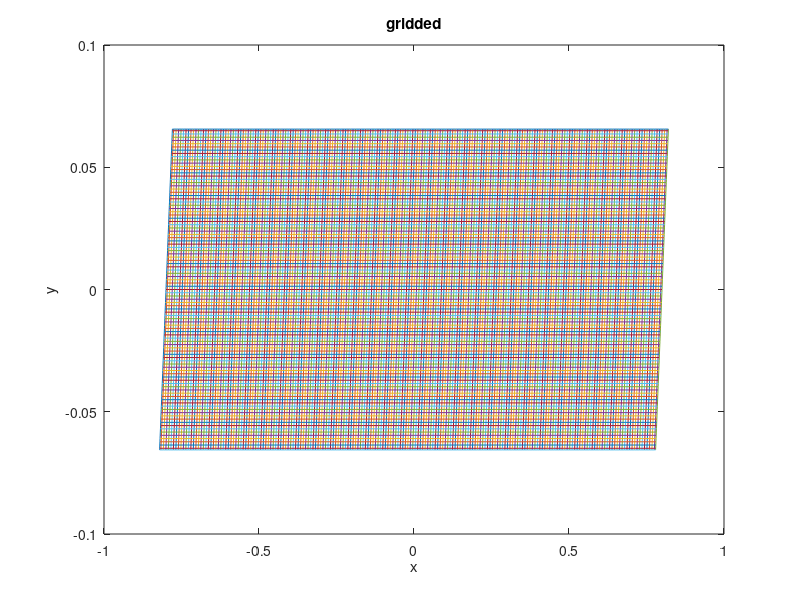

This chart was generated by the following MATLAB code: (Note: this script raises an error after producing the figure.)
clc;clear all; close all; format short

IMax = 100; JMax = 200;

width = 16;
height = 7;
% 
% xl = 16  ; %0.8m length 
% yl = 1   ; %0.1m depth
% LStar = 0.05; 
% UStar = 1.0;

% xl = 40.0;  
% yl = 5.0 ; 
% LStar = 0.01;
% UStar = 1.0 ;

% xl = 8  ;    %GCCOM uses these?
% yl = 1   ; 
% LStar = 0.05; 
% UStar = 1.0;
 
xl = 0.8  ; 
yl = 0.0656; 
LStar = 1.0; 
UStar = 0.8277;

% xl = 50  ; 
% yl = 10; 
% LStar = 1.0; 
% UStar = 1.0;

m = JMax-1;
n = IMax-1; 

a = -xl;   % West
b = xl;   % East
c = -yl;   % South
d = yl;   % North

Dx = (b-a)/m ;
Dy = (d-c)/n ;

% xgrid = [a a+Dx/2 : Dx : b-Dx/2 b];
% ygrid = [c c+Dy/2 : Dy : d-Dy/2 d];
% 
% [Xls, Yls] = ndgrid(xgrid,ygrid);

% Xls = Xls';
% Yls = Yls';
% 
% xlength = linspace(a,b,JMax);
% ylength = linspace(c,d,IMax);
% 
% [Y,X] = ndgrid(ylength,xlength);

xgrid = [a a+Dx/2 : Dx : b-Dx/2 b];
ygrid = [c c+Dy/2 : Dy : d-Dy/2 d];
[Xls, Yls] = meshgrid(xgrid,ygrid);
[X, Y] = meshgrid(a:Dx:b, c:Dy:d);

for j=1:JMax
 for i=1:IMax

%      X2(i,j) = X(i,j) + cos(50*pi()*Y(i,j)/10);
%      X2(i,j) = X2(i,j) - xl;
    
     X2(i,j) = X(i,j) + sin(5*pi()*Y(i,j)/10);

 end
 end
 
for j=1:JMax+1
 for i=1:IMax+1
    
%      Xls2(i,j) = Xls(i,j) + cos(50*pi()*Yls(i,j)/10);
%      Xls2(i,j) = Xls2(i,j) - xl;

      Xls2(i,j) = Xls(i,j) + sin(pi()*Yls(i,j)/10);

 end
end
    
X = X2;
Xls = Xls2;
    
%
figure(01)
plot(Xls2,Yls,Xls2.',Yls.')
title gridded, xlabel x, ylabel y
%axis equal


Xu = (X(1:IMax-1,:)+X(2:IMax,:))*0.50;
Yu = (Y(1:IMax-1,:)+Y(2:IMax,:))*0.50;

Xv = (X(:,1:JMax-1)+X(:,2:JMax))*0.50;
Yv = (Y(:,1:JMax-1)+Y(:,2:JMax))*0.50;

%%
%EOS and buoyancy parameters:
rho_ref = 1027.5d0; 
S_ref   = 35.d0;
T_ref   = 10.d0;
drho_dS = 0.781d0;
drho_dT = -0.1708d0;
%drho_dT = -0.1154d0;
rhoStar = 1000.35;
gforce = 9.8;
gStar = LStar/UStar^2;
%1013.25 mbar (101.325 kPa; 29.921 inHg; 760.00 mmHg)
p_atm = 1.01325;
%mu = 3.38e-3; %at 15C
%mu = 4.03e-3; %at 10C
%mu = 1.4;

mu = 0.00141;

nu = mu/rho_ref

%IRedim = mu/(rho_ref*UStar*LStar);

%Redim = 1/IRedim

Cs = 0.22;
Nu = sparse(n,m); 
length = (Dx^2+Dy^2)^(1.0/2.0);

%gStar = gforce*LStar/(UStar^2);

%gStar = gforce*(UStar^2)/LStar;

uatu = sparse(m+1,n)';
vatv = sparse(m,n+1)';

p = sparse(IMax+1,JMax+1);
u = sparse(IMax+1,JMax+1);
v = sparse(IMax+1,JMax+1);

T = sparse(IMax+1,JMax+1);
buoy = sparse(IMax+1,JMax+1);

%TMAX = 16.1324636; TMIN = 10.0;
TMAX = 16.1285; TMIN = 10.0;

T0 = TMIN;

T = TMIN + (TMAX-TMIN)*(1-erf(Xls/0.01))/2;      %Acc. to paper
%T = fliplr(T);
 
close all
T = T/T0;

%Density
%dens = rho_ref + drho_dT*(T*T0-T_ref);  %EOS        
%dens = dens/rhoStar;
%dens = rho_ref + drho_dT*(T-T_ref);  %EOS        

%alpha = 1.664e-4 ;
%dens = rho_ref*( 1 - alpha*(T*T0-T_ref)); %Validation paper

alpha = 1958.0e-7 ;
dens = rho_ref - alpha*rho_ref*(T*T0-T_ref);

DMax = max(max(dens));
DMin = min(min(dens));
rho_P0 = (DMax+DMin)/2.0;

% figure(77);
% imagesc(dens);
% title('dens')
% colorbar;
% shading flat;


deltarho = dens(floor(n/2),1) - dens(floor(n/2),end);
r_g = -gforce*deltarho/rho_ref %reduced gravity 
u_b = sqrt(r_g*yl)
%u_b = 0.0224
Gr = ((u_b*yl)/nu)^2

Gr = 1.5e6;
yl = (Gr*(nu^2)/0.01)^(1/3)
yl2 = (0.0224)^2/0.01


Ri = gforce*LStar*(DMax-DMin)/(rho_P0*UStar*UStar)

%rhoprime = dens-rho_P0;
%buoy = Ri*rhoprime;
%buoy = gforce*gStar*(dens-rho_P0)/(rho_P0);

buoy = gforce*(dens-rhoStar)/(rhoStar);
%buoy = 2*(dens-rhoStar)/(rhoStar);
buoy2 = buoy;

buoy = reshape(buoy.',[],1);
Xlsv = reshape(Xls.',[],1);
Ylsv = reshape(Yls.',[],1);
Fbuoy = scatteredInterpolant(Xlsv, Ylsv, buoy); 
batv = Fbuoy(Xv',Yv')';

%buoy = gforce*gStar*(datv-rho_P0)/(2*rho_P0);
%buoy3 = gStar*(datv-rho_P0)/rho_P0;

%buoy = 0.00024;

% figure(77);
% imagesc(buoy);
% title('buoy')
% colorbar;
% shading flat;

u = reshape(u.',[], 1);
v = reshape(v.',[], 1);

Uls = reshape(u.',[], 1);
Vls = reshape(v.',[], 1);    

Fuatu = scatteredInterpolant(Xlsv, Ylsv, full(u));
uatu = Fuatu(Xu',Yu')';
uatv = Fuatu(Xv',Yv')';

Fvatv = scatteredInterpolant(Xlsv, Ylsv, full(v));
vatv = Fvatv(Xv',Yv')';
vatu = Fvatv(Xu',Yu')';

Uv = reshape(uatv.',[], 1);
Vu = reshape(vatu.',[], 1);  

Re = 750;
%Re = 750/80;
IRe = 1/Re;

% fig = figure(1);
%     set(gcf,'units','inches','position',[10 10 width height])
%     u_v = squeeze(batv(2:end-1,2:end-1)*UStar);
%     subplot(2,2,1)
%     pcolor(u_v);
%     axis equal
%     axis tight
%     title('batv')
%     colorbar;
%     shading interp;
%     subplot(2,2,2)
%     u_3 = squeeze(buoy2(2:end-1,2:end-1)*UStar);
%     pcolor(u_3);
%     axis equal
%     axis tight
%     title('buoy')
%     colorbar;
%     shading interp;
%     subplot(2,2,3)
%     u_2 = squeeze(dens(2:end-1,2:end-1));
%     pcolor(u_2);
%     axis equal
%     axis tight 
%     title('dens')
%     colorbar;
%     shading interp;
%     subplot(2,2,4)
%     u_2 = squeeze(T(2:end-1,2:end-1)*T0);
%     pcolor(u_2);
%     axis equal
%     axis tight 
%     title('T')
%     colorbar;
%     shading interp;

Xuv = reshape(Xu.',[],1);
Yuv = reshape(Yu.',[],1);

Xvv = reshape(Xv.',[],1);
Yvv = reshape(Yv.',[],1);

Vv = reshape(vatv.',[], 1);
Uu = reshape(uatu.',[], 1);

Fuatu = scatteredInterpolant(Xuv, Yuv, Uu); 
Fvatv = scatteredInterpolant(Xvv, Yvv, Vv); 

%u = Fuatu(Xls',Yls')';
%v = Fvatv(Xls',Yls')';
uatv = Fuatu(Xv',Yv')';
vatu = Fvatv(Xu',Yu')';

k = 2; % Mimetic order of accuracy %%%%%%%%%%%%%%%%%%%%%%%%%%%%%%%%%%%%%%%%

Dxc = Dx;
Dyc = Dy; 

%D =  div2D(k,m,Dxc,n,Dyc)*LStar; 
%G =  grad2D(k,m,Dxc,n,Dyc)*LStar;

D =  div2DCurv(k,X,Y)*LStar; 
G =  grad2DCurv(k,X,Y)*LStar;

L = D*G;  


%L = L + LStar^2*robinBC2D(k,m,Dxc,n,Dyc,1,0); %Neumann boundaries

%L = L + LStar^2*robinBC2D(k,m,Dxc,n,Dyc,0,1); %Neumann boundaries

Robin = robinBC2D(k,m,Dxc,n,Dyc,1,0); %Neumann boundaries
L = L + LStar^2*Robin; 

I0 = interpol2D(m, n, 0, 0);
I1 = interpol2D(m, n, 1, 1);

DI0 = interpolD2D(m, n, 0, 0);

DI0_left  = DI0(:,1:(m+1)*n);
DI0_right = DI0(:,(m+1)*n+1:end);

DI1 = interpolD2D(m, n, 1, 1);

DI1_left  = DI1(:,1:(m+1)*n);
DI1_right = DI1(:,(m+1)*n+1:end);

velocities_save = [];
temperature_save = [];
momentum_save = [];
momentum_savex = [];
pgrad_save = [];
pgrad_savex = [];

buoy_save = [];

%Time discretization :
tf = 5.00;
tf = tf*(UStar/LStar);
dt = 0.1;

dt = dt*(UStar/LStar);
nf = tf/dt ;
time_steps = linspace(0,tf,nf);

print_freq = 0.1;
Pr = 1.0;
jj = 2;
time = 0;

Gp = -dt/rho_ref*G;
%Gp = G;

%[Guf, Gvf] = d2D(m, n, Dx, Dy, 1, 1); 
%[Gub, Gvb] = d2D(m, n, Dx, Dy, 0, 0); 

%
% close all
% fig = figure(100);
% set(gcf,'units','inches','position',[4 10 5 7])
% u_v = squeeze(batv(2:end-1,2:end-1));
% pcolor(u_v);
% axis tight
% title('Bb')
% colorbar;
% shading interp;
%
for time = 1:size(time_steps,2)
    
    RHSu  = sparse(n*(m+1),1);
    RHSv  = sparse((n+1)*m,1);
    T_new = sparse(n+2,m+2);
    D2T = sparse(n+2,m+2);

    Vv_star = reshape(vatv.',[], 1);
    Uu_star = reshape(uatu.',[], 1);

    Bb = reshape(batv.',[], 1);
    
    %u,v derivatives:
    
    %[ududx,vdudy_atv] = MimeticUpwindD2D(Uu,Uv,Uu,Vv,Guf,Gub,Gvf,Gvb,m,n);
    %[udvdx_atu,vdvdy] = MimeticUpwindD2D(Vu,Vv,Uu,Vv,Guf,Gub,Gvf,Gvb,m,n);
    
%    Fdudyatv = scatteredInterpolant(Xvv, Yvv, full(vdudy_atv));
%    vdudy = Fdudyatv(Xu',Yu')'; 
%      
%    Fdvdxatx = scatteredInterpolant(Xuv, Yuv, full(udvdx_atu));
%    udvdx = Fdvdxatx(Xv',Yv')';
    
%     [ududx_ls,vdudy_ls] = MimeticUpwindv3grad(Uls,Uls,Vls,DI0_left,DI1_left,DI0_right,DI1_right,G,m,n);
%     [udvdx_ls,vdvdy_ls] = MimeticUpwindv3grad(Vls,Uls,Vls,DI0_left,DI1_left,DI0_right,DI1_right,G,m,n);
%     
%     Fdudxatv = scatteredInterpolant(Xlsv, Ylsv, full(ududx_ls));
%     ududx = Fdudxatv(Xu',Yu')'; 
%     
%     Fdudyatv = scatteredInterpolant(Xlsv, Ylsv, full(vdudy_ls));
%     vdudy = Fdudyatv(Xu',Yu')'; 
%     
%     Fdvdxatx = scatteredInterpolant(Xlsv, Ylsv, full(udvdx_ls));
%     udvdx = Fdvdxatx(Xv',Yv')';
%         
%     Fdvdyatx = scatteredInterpolant(Xlsv, Ylsv, full(vdvdy_ls));
%     vdvdy = Fdvdyatx(Xv',Yv')';


    divu = G*[Uls];
    dudx = divu(1:((m+1)*n));
    ududx = Uu.*dudx;

    du_dy_atv = divu(((m+1)*n)+1:end);
    Fdudyatv = scatteredInterpolant(Xvv, Yvv, full(du_dy_atv));
    dudy = Fdudyatv(Xu',Yu')';
    dudy = reshape(dudy.',[],1);
    vdudy = Vu.*dudy;
    
    divv = G*[Vls];
    dv_dx_atu = divv(1:((m+1)*n));
    Fdvdxatx = scatteredInterpolant(Xuv, Yuv, full(dv_dx_atu));
    dvdx = Fdvdxatx(Xv',Yv')';
    dvdx = reshape(dvdx.',[],1);
    udvdx = Uv.*dvdx;
    
    dv_dy_atv = divv(((m+1)*n)+1:end);
    vdvdy = Vv.*dv_dy_atv;
    
     
    %SGS calculation:
for i=1:1   
% % % % %     dudx = reshape(dudx,[m+1 n]).' ;
% % % % %     dvdy = reshape(dvdy,[m n+1]).' ;
% % % % %     
% % % % %     Fdudx = scatteredInterpolant(Xu', Yu', dudx'); 
% % % % % %     Fdudy = scatteredInterpolant(Xu', Yu', dudy'); 
% % % % % %     Fdudy.ExtrapolationMethod = 'linear';
% % % % % %     Fdvdx = scatteredInterpolant(Xv', Yv', dvdx'); 
% % % % % %     Fdvdx.ExtrapolationMethod = 'linear';
% % % % %     Fdvdy = scatteredInterpolant(Xv', Yv', dvdy'); 
% % % % %     
% % % % %     dudxc = Fdudx(Xls',Yls')';
% % % % % %     dudyc = Fdudy(Xls',Yls')';
% % % % % %     dvdxc = Fdvdx(Xls',Yls')';
% % % % %     dvdyc = Fdvdy(Xls',Yls')';
% % % % % %     
% % % % % %     Cs = 0.22;
% % % % % %     Nu = sparse(n,m); 
% % % % % %     
% % % % % %     %u,v dispersion:
% % % % %     Uxls = reshape(dudxc',[], 1);
% % % % % % 
% % % % %     divdudx = G*[Uxls];
% % % % %     d2udx2 = divdudx(1:((m+1)*n));
% % % % %     d2udx2 = reshape(d2udx2,[JMax IMax-1]).' ; 
% % % % %     Fd2udx2atu = scatteredInterpolant(Xu', Yu', d2udx2');
% % % % %     d2u_dx2_atv = Fd2udx2atu(Xv',Yv')';
% % % % %     d2u_dx2_atv = reshape(d2u_dx2_atv',[],1);
% % % % %     d2udx2 = reshape(d2udx2',[],1);
% % % % %     
% % % % %     Vyls = reshape(dvdyc',[], 1);
% % % % %     
% % % % %     divdvdy = G*[Vyls];
% % % % %     d2vdy2 = divdvdy(((m+1)*n+1):end);
% % % % %     d2vdy2 = reshape(d2vdy2,[JMax-1 IMax]).' ;  
% % % % %     Fd2vdy2atv = scatteredInterpolant(Xv', Yv', d2vdy2');
% % % % %     d2v_dy2_atu = Fd2vdy2atv(Xu',Yu')';
% % % % %     d2v_dy2_atu = reshape(d2v_dy2_atu',[],1);
% % % % %     d2vdy2 = reshape(d2vdy2',[],1);
    
    
    
% 
%     for j = 1:m+2
%         for i = 1:n+2
% 
%             tmp = 2.0*( dudxc(i,j)*dudxc(i,j) + dvdyc(i,j)*dvdyc(i,j) +...
%                         dudxc(i,j)*dvdxc(i,j) + dudyc(i,j)*dvdyc(i,j) +...
%                         dudyc(i,j)*dudyc(i,j) + dvdxc(i,j)*dvdxc(i,j));
% 
%             Nu(i,j) = Cs^2*length^2*sqrt(tmp) ;
% 
%         end
%     end
% 
%     tau_xx = -Nu.*(dudxc+dudxc);
%     tau_xy = -Nu.*(dudyc+dvdxc);
%     tau_yy = -Nu.*(dvdyc+dvdyc);
% 
%     tau_xxp = reshape(tau_xx',[], 1);
%     tau_xyp = reshape(tau_xy',[], 1);
%     tau_yyp = reshape(tau_yy',[], 1);
% 
%     divtau_xx = G*[tau_xxp];
%     dtau_xx_dx_atu = divtau_xx(1:((m+1)*n));
%     dtau_xx_dy_atv = divtau_xx(((m+1)*n)+1:end);
% 
%     divtau_xy = G*[tau_xyp];
%     dtau_xy_dx_atu = divtau_xy(1:((m+1)*n));
%     dtau_xy_dy_atv = divtau_xy(((m+1)*n)+1:end);
% 
%     divtau_yy = G*[tau_yyp];
%     dtau_yy_dx_atu = divtau_yy(1:((m+1)*n));
%     dtau_yy_dy_atv = divtau_yy(((m+1)*n)+1:end);
% 
%     dtau_xy_dx_atu = reshape(dtau_xy_dx_atu,[JMax IMax-1]).' ; 
%     dtau_xy_dy_atv = reshape(dtau_xy_dy_atv,[JMax-1 IMax]).' ; 
% 
%     Fdtau_xy_dy_atv = scatteredInterpolant(Xv', Yv', dtau_xy_dy_atv'); 
%     Fdtau_xy_dy_atv.ExtrapolationMethod = 'linear';
%     Fdtau_xy_dx_atu = scatteredInterpolant(Xu', Yu', dtau_xy_dx_atu');
%     Fdtau_xy_dx_atu.ExtrapolationMethod = 'linear';
%     
%     dtau_xy_dx_atv = Fdtau_xy_dx_atu(Xv',Yv')';
%     dtau_xy_dx_atv = reshape(dtau_xy_dx_atv',[], 1);
%     dtau_xy_dy_atu = Fdtau_xy_dy_atv(Xu',Yu')';
%     dtau_xy_dy_atu = reshape(dtau_xy_dy_atu',[], 1);
% 
%     DivSgsx = dtau_xx_dx_atu + dtau_xy_dy_atu;
%     DivSgsy = dtau_xy_dx_atv + dtau_yy_dy_atv;
%
end

    ududx = reshape(ududx.',[], 1);
    vdudy = reshape(vdudy.',[], 1);
    udvdx = reshape(udvdx.',[], 1);
    vdvdy = reshape(vdvdy.',[], 1);
    
        
    %Predict velocities:
    u_star = uatu;
    v_star = vatv;  
    
    %u-momentum prediction:
   
    %RHSu = -(ududx);
    RHSu = -(ududx+vdudy); % + mu/(rho_ref*UStar*LStar)*(d2udx2 + d2v_dy2_atu);    
    %RHSu = -(udu_dx+vdu_dy) + IRe*(d2udx2 + d2v_dy2_atu)    ;
    
    Uu_star = SSPRK101D(Uu_star,RHSu,dt);
    
    u_star = reshape(Uu_star,[JMax IMax-1])' ;

    %v-momentum prediction:
    %RHSv = -(udvdx) - Bb ;
    RHSv =  -(udvdx+vdvdy) - Bb ; % + mu/(rho_ref*UStar*LStar)*(d2u_dx2_atv + d2vdy2) ;   
    %RHSv = -(udv_dx+vdv_dy) - Bb  + IRe*(d2u_dx2_atv + d2vdy2) ;
    
    Vv_star = SSPRK101D(Vv_star,RHSv,dt).';
    
    v_star = reshape(Vv_star,[m n+1])'; 
    
    %u,v prediction boundaries:
    [u_star,v_star,~] = applyboundaries2Dstarcurv(u_star,v_star,p);
    %[u_star,v_star,~] = applyboundaries2Dstar(u_star,v_star,p);
    
    Uu = reshape(u_star.',[], 1);
    Vv = reshape(v_star.',[], 1);
    
    %laplacian solver:
    
    R = [Uu; Vv];
    
    Rorig = D*R*rho_ref/dt;  
    %Rorig = D*R;
    Pp = L\Rorig + p_atm;
    
    %Pp = L\Rorig;
         
    p = reshape(Pp,[m+2 n+2])';    
    % [~,~,p] = applyboundaries2Dcurv(uatu,vatv,p);
     %[~,~,p] = applyboundaries2D(uatu,vatv,p);
     Pp = reshape(p',[], 1);                                                                                  
%     
    %Pp = Pp*LStar;    
    
    %Pp = Pp*rhoStar;    
    
    %gradient of pressure:
    Gpp = Gp*[ Pp ];
    dpdx = Gpp(1:(m+1)*n);
    dpdy = Gpp((m+1)*n+1:end);   
    
    %u,v correction:
    Uu = Uu + dpdx;
    Vv = Vv + dpdy;
    
    uatu = reshape(Uu,[m+1 n]).' ;
    vatv = reshape(Vv,[m n+1]).' ;
    
    dpdx = reshape(dpdx,[m+1 n])' ;
    dpdy = reshape(dpdy,[m n+1])' ;
    
    %velocities boundaries:
    [uatu,vatv,~] = applyboundaries2Dcurv(uatu,vatv,p);
    %[uatu,vatv,~] = applyboundaries2D(uatu,vatv,p);
    
%     fig = figure(jj-1);
%     set(gcf,'units','inches','position',[10 0 width height])
%     u_v = squeeze(dpdx(2:end-1,2:end-1)*UStar);
%     subplot(2,2,1)
%     %pcolor(Xu(2:end-1,2:end-1),Yu(2:end-1,2:end-1),u_v);
%     pcolor(u_v);
%     %axis equal
%     axis tight
%     title('dpdx ')
%     colorbar;
%     shading interp;
%     subplot(2,2,2)
%     u_3 = squeeze(dpdy(2:end-1,2:end-1)*UStar);
%     %pcolor(Xv(2:end-1,2:end-1),Yv(2:end-1,2:end-1),u_3);
%     pcolor(u_3);
%     %axis equal
%     axis tight
%     title('dpdy')
%     colorbar;
%     shading interp;
%     subplot(2,2,3)
%     u_2 = squeeze(p(2:end-1,2:end-1));
%     pcolor(Xls(2:end-1,2:end-1),Yls(2:end-1,2:end-1),u_2);
%     %pcolor(u_2);
%     %axis equal
%     axis tight 
%     title('p [bar]')
%     colorbar;
%     shading interp;
%     subplot(2,2,4)
%     u_2 = squeeze(v_star(2:end-1,2:end-1));
%     pcolor(Xv(2:end-1,2:end-1),Yv(2:end-1,2:end-1),u_2);
%     %pcolor(Xls(2:end-1,2:end-1),Yls(2:end-1,2:end-1),u_2);
%     pcolor(u_2);
%     %axis equal
%     axis tight 
%     title('v star')
%     %title(['T [C] at ' num2str(current_time) 's'])
%     colorbar;
%     shading interp;
    
    Uu = reshape(uatu.',[], 1);
    Vv = reshape(vatv.',[], 1);
    
    %interpolating u,v to center for temperature eq:
    Fuatu = scatteredInterpolant(Xuv, Yuv, full(Uu));
    Fvatv = scatteredInterpolant(Xvv, Yvv, full(Vv));
    u = Fuatu(Xls',Yls')';
    v = Fvatv(Xls',Yls')';
    
    Uls = reshape(u.',[], 1);
    Vls = reshape(v.',[], 1);    
    
    uatc = Fuatu(Xls',Yls')';
    vatc = Fvatv(Xls',Yls')'; 
              
    uatv = Fuatu(Xv',Yv')';
    vatu = Fvatv(Xu',Yu')';

    Uv = reshape(uatv.',[], 1);
    Vu = reshape(vatu.',[], 1);  
    
    %Convection-Difussion equation:
    uvec = [Uu;Vv];

    Tvec = reshape(T.',[], 1);

%     SoluT = MimeticUpwind(Tvec,uvec,I0,I1);
%     uDT   = D*(uvec.*SoluT');  
%     RHST  = -uDT ; %+ D2T ;
     
    [udTdx_ls,vdTdy_ls] = MimeticUpwindv3grad(Tvec,Uls,Vls,DI0_left,DI1_left,DI0_right,DI1_right,G,m,n);
    %RHST =  -(udTdx_ls ); %+ vdTdy_ls);
    RHST =  -(udTdx_ls + vdTdy_ls);
    
    T_new = SSPRK101D(Tvec,RHST,dt);
    T     = reshape(T_new,[JMax+1 IMax+1])';   
       
    %Apply boundaries to T:
    T(2,:) = T(3,:);
    T(end-1,:) = T(end-2,:);
    T(:,2) = T(:,3);
    T(:,end-1) = T(:,end-2);
    %
    T(1,:) = T(2,:);
    T(end,:) = T(end-1,:);
    T(:,1) = T(:,2);
    T(:,end) = T(:,end-1);
   
    dens = rho_ref*( 1 - alpha*(T*T0-T_ref));
    buoy = gforce*(dens-rho_P0)/rho_P0;
    
    buoy = reshape(buoy.',[],1);   
    
    Fbuoy = scatteredInterpolant(Xlsv, Ylsv, buoy);
    batv = Fbuoy(Xv',Yv')';   
    
    current_time = (time+1)*dt*LStar/UStar
        
    p = reshape(Pp,[JMax+1 IMax+1])';
    
 if(mod(current_time,print_freq) <= 1e-10 )
    
    fig = figure(jj);
    set(gcf,'units','inches','position',[10 10 width height])
    u_v = squeeze(uatu(2:end-1,2:end-1)*UStar);
    subplot(2,2,1)
    pcolor(Xu(2:end-1,2:end-1),Yu(2:end-1,2:end-1),u_v);
    %pcolor(u_v);
    %axis equal
    axis tight
    title('u [m/s]')
    colorbar;
    shading interp;
    subplot(2,2,2)
    u_3 = squeeze(vatv(2:end-1,2:end-1)*UStar);
    pcolor(Xv(2:end-1,2:end-1),Yv(2:end-1,2:end-1),u_3);
    %pcolor(u_3);
    %axis equal
    axis tight
    title('v [m/s]')
    colorbar;
    shading interp;
    subplot(2,2,3)
    u_2 = squeeze(p(2:end-1,2:end-1));
    pcolor(Xls(2:end-1,2:end-1),Yls(2:end-1,2:end-1),u_2);
    %pcolor(u_2);
    %axis equal
    axis tight 
    title('p [bar]')
    colorbar;
    shading interp;
    subplot(2,2,4)
    u_2 = squeeze(T(2:end-1,2:end-1)*T0);
    pcolor(Xls(2:end-1,2:end-1),Yls(2:end-1,2:end-1),u_2);
    %pcolor(u_2);
    %axis equal
    axis tight 
    title(['T [C] at ' num2str(current_time) 's'])
    colorbar;
    shading interp;
    
    temperature_save = [temperature_save; {T}];
    velocities_save = [velocities_save; {uatu}];
    momentum_save = [momentum_save, {udvdx+vdvdy}];
    momentum_savex = [momentum_savex, {ududx+vdudy}];
    pgrad_save = [pgrad_save, {dpdy}];
    pgrad_savex = [pgrad_savex, {dpdx}];
    buoy_save = [buoy_save, {Bb}];
    
    f_name = ['LE_fullmimetic_' num2str(JMax) '_dt.01_' num2str(current_time) 's.png'];
    %saveas(fig,f_name,'png')


    current_time
    
 end
    
end


%%
n_levels = 15;

frame_times = [5 10 30 50];

fr_1 = frame_times(1);
fr_2 = frame_times(2);
fr_3 = frame_times(3);
fr_4 = frame_times(4);

fig = figure(3)
set(gcf,'units','inches','position',[10 10 20 20])
subplot(4,1,1)
u_frame = temperature_save{fr_1,1};
u_2 = squeeze(u_frame(2:end-1,2:end-1)*T0);
[cont h]= contour(Xls(2:end-1,2:end-1),Yls(2:end-1,2:end-1),u_2,n_levels);  h.LineColor= 'black'; h.LineWidth = 1.0;
xlabel('x [m]')
ylabel('y [m]')
title(['T [C] contours at ' num2str(fr_1) 's'])
axis equal
axis tight 
subplot(4,1,2)
u_frame = temperature_save{fr_2,1};
u_2 = squeeze(u_frame(2:end-1,2:end-1)*T0);
[cont h]= contour(Xls(2:end-1,2:end-1),Yls(2:end-1,2:end-1),u_2,n_levels);  h.LineColor= 'black'; h.LineWidth = 1.0;
title(['T [C] contours at ' num2str(fr_2) 's'])
xlabel('x [m]')
ylabel('y [m]')
axis equal
axis tight 
subplot(4,1,3)
u_frame = temperature_save{fr_3,1};
u_2 = squeeze(u_frame(2:end-1,2:end-1)*T0);
[cont h]= contour(Xls(2:end-1,2:end-1),Yls(2:end-1,2:end-1),u_2,n_levels);  h.LineColor= 'black'; h.LineWidth = 1.0;
title(['T [C] contours at ' num2str(fr_3) 's'])
xlabel('x [m]')
ylabel('y [m]')
axis equal
axis tight 
subplot(4,1,4)
u_frame = temperature_save{fr_4,1};
u_2 = squeeze(u_frame(2:end-1,2:end-1)*T0);
[cont h]= contour(Xls(2:end-1,2:end-1),Yls(2:end-1,2:end-1),u_2,n_levels);  h.LineColor= 'black'; h.LineWidth = 1.0;
title(['T [C] contours at ' num2str(fr_4) 's'])
xlabel('x [m]')
ylabel('y [m]')
axis equal
axis tight 
f_name = ['LE_fullmimetic_contour_' num2str(JMax) '_dt.1_' num2str(current_time) 's.png'];
%saveas(fig,f_name,'png')

%%
u_f = [];
u_b = sqrt(abs(r_g*(d-c)/2));
%u_b = 0.0224;

for i = 1:numel(velocities_save)-1
    u_frame = velocities_save{i,1};
    u_f(i) = max((abs(u_frame(2,:))))*UStar;
end

Fr1 = u_f./u_b;

mFr = mean(Fr1);

for i = 1:numel(velocities_save)-1
    u_frame = velocities_save{i,1};
    u_f(i) = max((abs(u_frame(end-1,:))))*UStar;
end

Fr2 = u_f./u_b;

mFr2 = mean(Fr2);

mFravg = (mFr + mFr2)/2.0;
diff = 100-mFravg/0.7012*100;
width = 12;
height = 5;

fig = figure(77);
set(gcf,'units','inches','position',[5 2 width height])
plot(Fr1,'+-','LineWidth',2);
hold on
plot(Fr2,'LineWidth',2);
yline(0.7012,'--')
hold off
legend(['Bottom=' num2str(mFr)],['Top=' num2str(mFr2)],'Theoretical','Location','southeast')
title(['LE ' num2str(JMax) 'x' num2str(IMax) ' cells, Froude number mean = ' num2str(mFravg) ' err(%)=' num2str(diff)])
xlabel('time [s]')
shading flat;

f_name = ['LE_' num2str(JMax) '_dt01_Froude'];
%saveas(fig,f_name,'png')

%%

mFr = mean(Fr1(15:end-5));
mFr2 = mean(Fr2(15:end-5));

mFravg = (mFr + mFr2)/2.0;

diff = 100-mFravg/0.7012*100;

fig = figure(77);
set(gcf,'units','inches','position',[5 2 width height])
plot(Fr1(15:end-5),'+-','LineWidth',2);
hold on
plot(Fr2(15:end-5),'LineWidth',2);
yline(0.7012,'--')
hold off
legend(['Bottom=' num2str(mFr)],['Top=' num2str(mFr2)],'Theoretical','Location','southeast')
title(['LE ' num2str(JMax) 'x' num2str(IMax) ' cells, Froude number mean = ' num2str(mFravg) ' err(%)=' num2str(diff)])
xlabel('time [s]')
shading flat;

f_name = ['LE_stable_' num2str(JMax) '_dt01_Froude'];
%saveas(fig,f_name,'png')


%%
mom_f = [];
mom_fx = [];
pg_f = [];
pg_fx = [];

b_f = [];

for i = 1:numel(momentum_save)
    mom_f(i)  = mean(abs(momentum_save{:,i}));
    mom_fx(i) = mean(abs(momentum_savex{:,i}));
    pg_f(i)   = mean(abs(pgrad_save{:,i}));
    pg_fx(i)  = mean(abs(pgrad_savex{:,i}));
    b_f(i)    = mean(abs(buoy_save{:,i}));
end

f_name = figure(78);
set(gcf,'units','inches','position',[10 0 width height])
figure(78);
semilogy(mom_f,'+-');
hold on
semilogy(mom_fx,'--');
hold on
semilogy(pg_f,'^-');
hold on
semilogy(pg_fx,'v-');
hold on
semilogy(b_f,'s-');
hold off
legend(['v-advection=' num2str(mom_f(end))],['u-advection=' num2str(mom_fx(end))],...
['dpdy=' num2str(pg_f(end))],['dpdx=' num2str(pg_fx(end))],['buoyancy=' num2str(b_f(end))],'Location','southeast')
title(['Magnitude balance for LE'])
xlabel('time (s)')
shading flat;
f_name = ['LE_' num2str(JMax) '_magnitudes'];
saveas(fig,f_name,'png')
